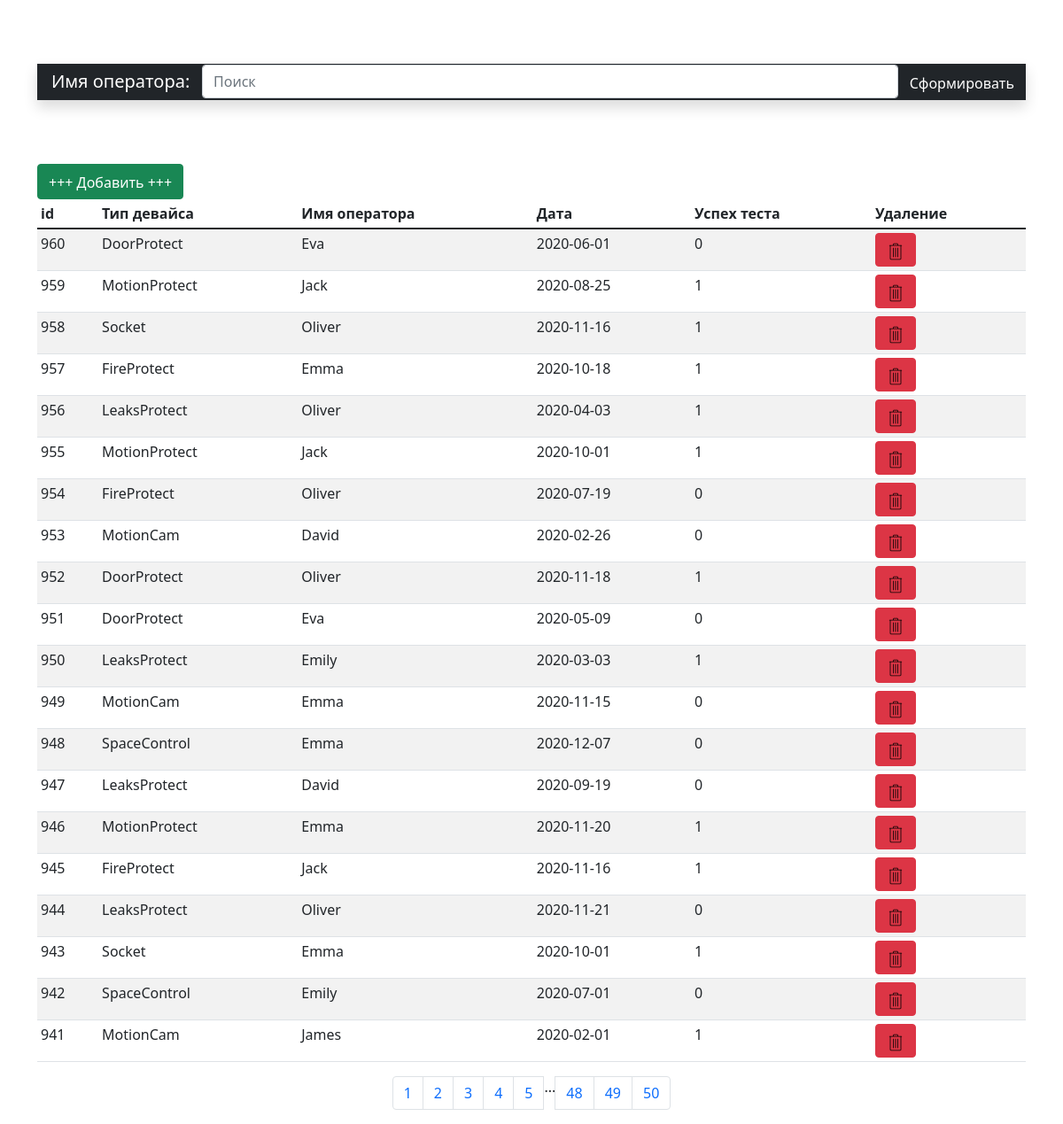
Page /3 on the committed database.
### main.py (models this page shows, shortened)
class MyBase(db.Model):
    id = db.Column(db.Integer, primary_key=True)
    device_type = db.Column(db.String(100), nullable=False)
    name = db.Column(db.String(50), nullable=False)
    date = db.Column(db.DateTime, default=datetime.utcnow)
    success = db.Column(db.Integer)

### main.py (the view)
@app.route('/', methods=('POST', 'GET'))
@app.route('/<int:page_num>', methods=('POST', 'GET'))
def index(page_num=1):
    try:
        tabel_all = MyBase.query.order_by(MyBase.id.desc()).paginate(per_page=20, page=page_num, error_out=True)
        return render_template('index.html', tabel_all=tabel_all)
    except:
        return 'Ошибка чтения из БД в /'

### templates/index.html (shortened to what this page needs)
{% extends 'base.html' %}
{% block body %}
<br><br><br>
<form method="post" action="{{ url_for('result') }}"
      class="navbar navbar-dark sticky-top bg-dark flex-md-nowrap p-0 shadow">
    <div class="navbar-brand col-md-3 col-lg-2 me-0 px-3"><font style="vertical-align: inherit;"><font
            style="vertical-align: inherit;">Имя оператора:</font></font></div>
    <input class="form-control form-control-dark w-100" name="name" type="text" placeholder="Поиск" aria-label="Поиск">
    <div class="navbar-nav">
        <div class="nav-item text-nowrap">
            <button class="btn btn-dark" type="submit"><font style="vertical-align: inherit;"><font
                    style="vertical-align: inherit;">Сформировать</font></font></button>
        </div>
    </div>
</form>
<br><br><br>
<a href="{{ url_for('create') }}" class="btn btn-success"><font style="vertical-align: inherit;"><font
        style="vertical-align: inherit;">+++ Добавить +++</font></font></a>
<div class="table-responsive">
    <table class="table table-striped table-sm">
        <thead>
        <tr>
            <th scope="col"><font style="vertical-align: inherit;"><font
                    style="vertical-align: inherit;">id</font></font></th>
            <th scope="col"><font style="vertical-align: inherit;"><font style="vertical-align: inherit;">Тип
                девайса</font></font></th>
            <th scope="col"><font style="vertical-align: inherit;"><font style="vertical-align: inherit;">Имя
                оператора</font></font></th>
            <th scope="col"><font style="vertical-align: inherit;"><font
                    style="vertical-align: inherit;">Дата</font></font></th>
            <th scope="col"><font style="vertical-align: inherit;"><font style="vertical-align: inherit;">Успех
                теста</font></font></th>
            <th scope="col"><font style="vertical-align: inherit;"><font
                    style="vertical-align: inherit;">Удаление</font></font></th>
        </tr>
        </thead>
        <tbody>
        {% for foo in tabel_all.items %}
        <tr>
            <td><font style="vertical-align: inherit;"><font style="vertical-align: inherit;">{{ foo.id
                }}</font></font></td>
            <td><font style="vertical-align: inherit;"><font style="vertical-align: inherit;">{{ foo.device_type
                }}</font></font></td>
            <td><font style="vertical-align: inherit;"><font style="vertical-align: inherit;">{{ foo.name
                }}</font></font>
            </td>
            <td><font style="vertical-align: inherit;"><font style="vertical-align: inherit;">{{ foo.date.date()
                }}</font></font>
            </td>
            <td><font style="vertical-align: inherit;"><font style="vertical-align: inherit;">{{ foo.success
                }}</font></font></td>
            <td><a class="btn btn-danger" href="/delete/{{ foo.id }}"><img class="img_del_tab"
                                                                           src="/static/images/delete.svg" alt="clear"></a>
            </td>
        </tr>
        {% endfor %}
        </tbody>
    </table>
    <nav aria-label="Page navigation example">
        <ul class="pagination justify-content-center">
            {% for page in tabel_all.iter_pages(left_edge=3, right_edge=3, left_current=3, right_current=3) %}
            {% if page %}
            <li class="page-item"><a class="page-link" href="{{ url_for('index', page_num=page) }}">{{ page }}</a></li>
            {% else %}
            ...
            {% endif %}
            {% endfor %}
        </ul>
    </nav>
</div>
{% endblock %}

### static/css/style.css (style rules this page uses)
.img_del_tab { margin: 0 auto; max-height: 20px; background-size: auto auto; }

### rows in the picture
MyBase: id "960", device_type "DoorProtect", name "Eva", date "2020-06-01", success "0"
MyBase: id "959", device_type "MotionProtect", name "Jack", date "2020-08-25", success "1"
MyBase: id "958", device_type "Socket", name "Oliver", date "2020-11-16", success "1"
MyBase: id "957", device_type "FireProtect", name "Emma", date "2020-10-18", success "1"
MyBase: id "956", device_type "LeaksProtect", name "Oliver", date "2020-04-03", success "1"
MyBase: id "955", device_type "MotionProtect", name "Jack", date "2020-10-01", success "1"
MyBase: id "954", device_type "FireProtect", name "Oliver", date "2020-07-19", success "0"
MyBase: id "953", device_type "MotionCam", name "David", date "2020-02-26", success "0"
MyBase: id "952", device_type "DoorProtect", name "Oliver", date "2020-11-18", success "1"
MyBase: id "951", device_type "DoorProtect", name "Eva", date "2020-05-09", success "0"
MyBase: id "950", device_type "LeaksProtect", name "Emily", date "2020-03-03", success "1"
MyBase: id "949", device_type "MotionCam", name "Emma", date "2020-11-15", success "0"
MyBase: id "948", device_type "SpaceControl", name "Emma", date "2020-12-07", success "0"
MyBase: id "947", device_type "LeaksProtect", name "David", date "2020-09-19", success "0"
MyBase: id "946", device_type "MotionProtect", name "Emma", date "2020-11-20", success "1"
MyBase: id "945", device_type "FireProtect", name "Jack", date "2020-11-16", success "1"
MyBase: id "944", device_type "LeaksProtect", name "Oliver", date "2020-11-21", success "0"
MyBase: id "943", device_type "Socket", name "Emma", date "2020-10-01", success "1"
MyBase: id "942", device_type "SpaceControl", name "Emily", date "2020-07-01", success "0"
MyBase: id "941", device_type "MotionCam", name "James", date "2020-02-01", success "1"

### other values in the picture
{{ page }} "1" "2" "3" "4" "5" "48" "49" "50"
